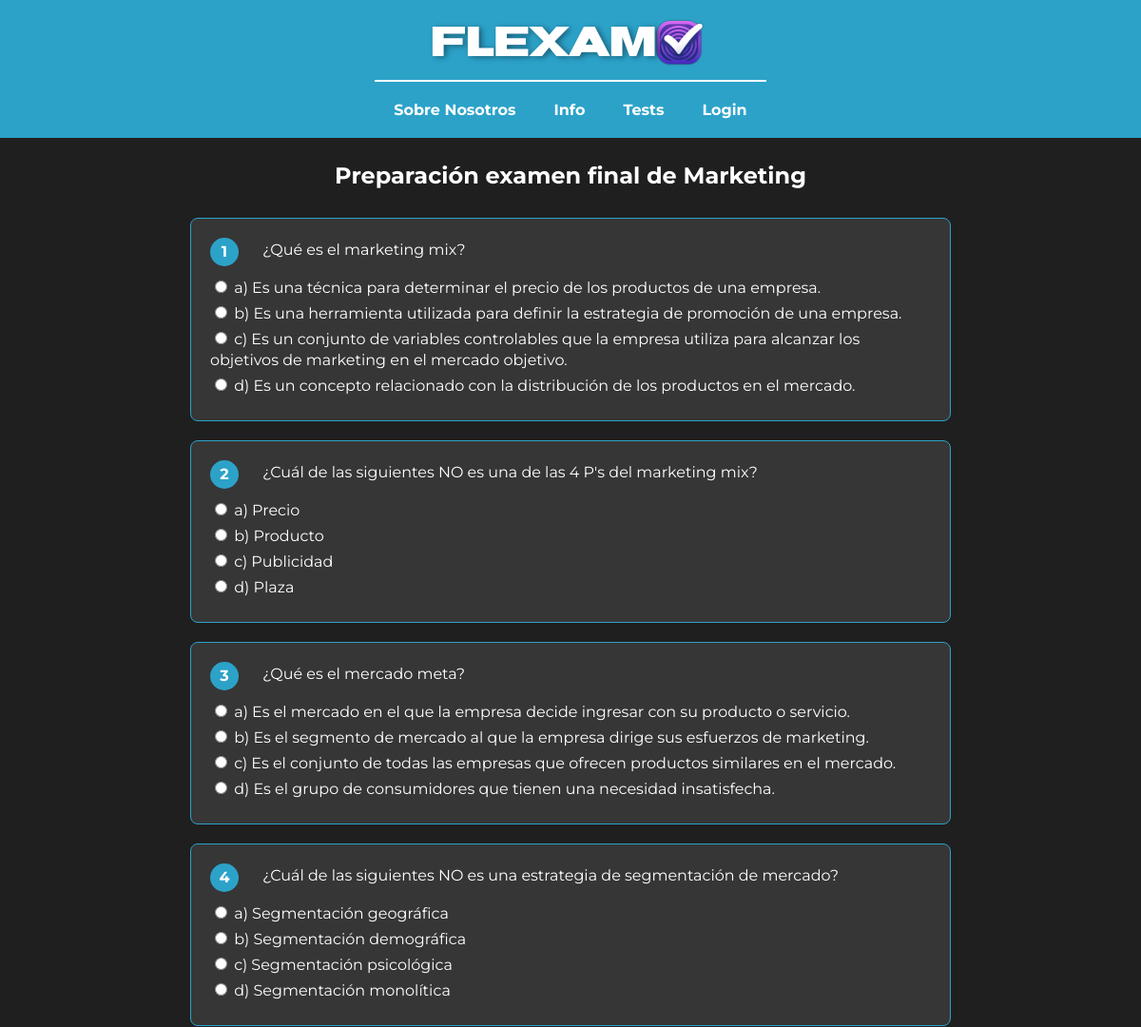
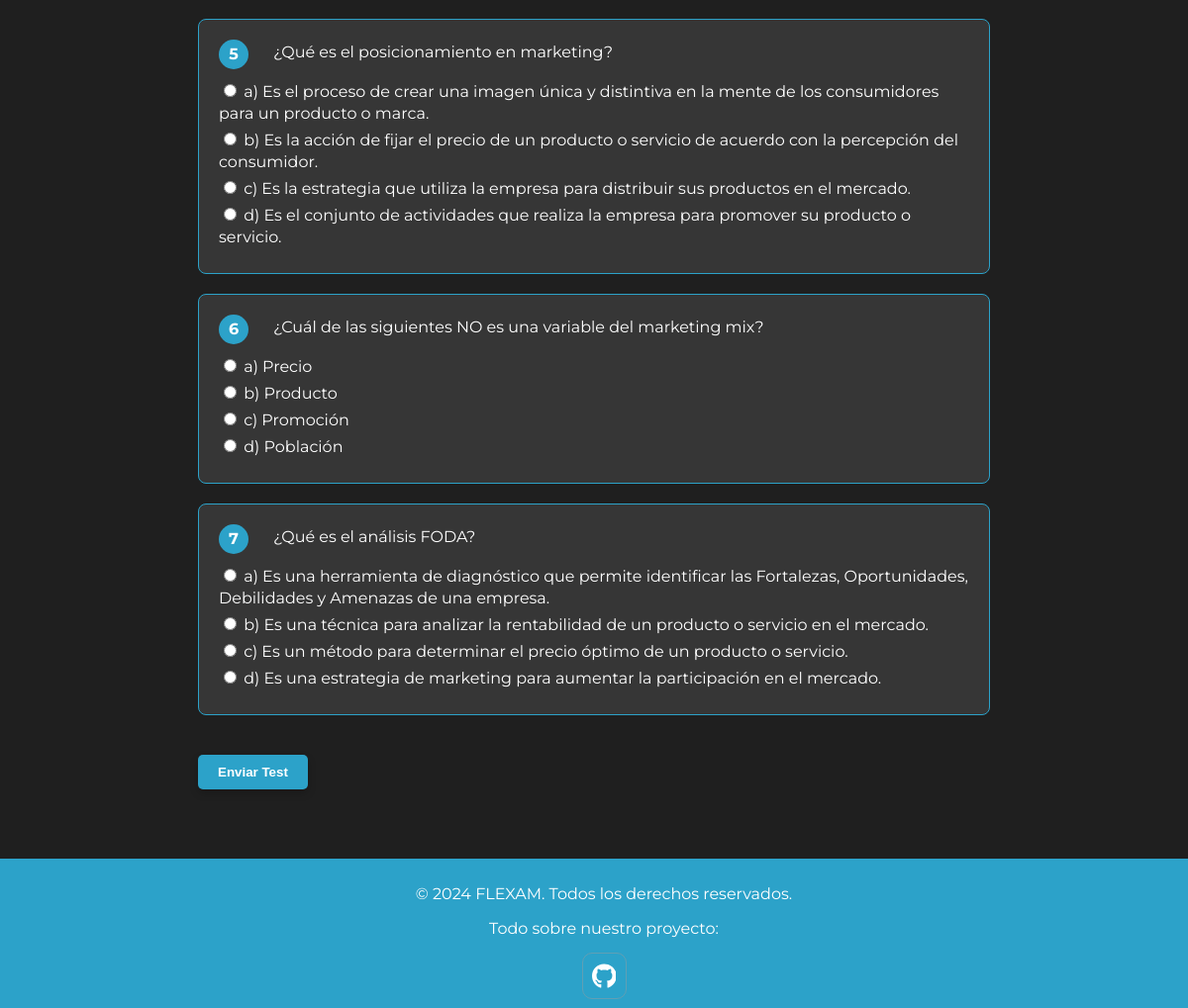
/realize_test.php?id=1, run on the app's committed database (2 pictures, top to bottom).
### tables this page shows
CREATE TABLE `tests` (
  `ID_test` INT AUTO_INCREMENT PRIMARY KEY,
  `titulo` VARCHAR(255) NOT NULL,
  `ID_usuario` INT NOT NULL,
  `num_preguntas` INT NOT NULL,
  `es_publico` BOOLEAN NOT NULL,
  `es_anonimo` BOOLEAN NOT NULL,
  FOREIGN KEY (`ID_usuario`) REFERENCES `usuarios`(`ID_usuario`)
);

CREATE TABLE `preguntas` (
  `ID_pregunta` INT AUTO_INCREMENT PRIMARY KEY,
  `ID_test` INT NOT NULL,
  `pregunta` TEXT NOT NULL,
  FOREIGN KEY (`ID_test`) REFERENCES `tests`(`ID_test`)
);

CREATE TABLE `opciones` (
  `ID_test` INT NOT NULL,
  `ID_pregunta` INT NOT NULL,
  `ID_opcion` INT NOT NULL,
  `opcion` TEXT NOT NULL,
  `correcta` BOOLEAN NOT NULL,
  PRIMARY KEY (`ID_test`, `ID_pregunta`, `ID_opcion`),
  FOREIGN KEY (`ID_test`, `ID_pregunta`) REFERENCES `preguntas`(`ID_test`, `ID_pregunta`)
);

### realize_test.php (the view, shortened to what this page needs)
<!DOCTYPE html>
<html lang="es">
<head>
    <?php
        $db = Aplicacion::getInstance()->getConnection();
        $test_id = isset($_GET['id']) ? intval($_GET['id']) : null;
        $stmtTitulo = $db->prepare("SELECT titulo FROM tests WHERE ID_test = ?");
        $stmtTitulo->bindValue(1, $test_id, PDO::PARAM_INT);
        $stmtTitulo->execute();
        $tituloTest = $stmtTitulo->rowCount() > 0 ? $stmtTitulo->fetch(PDO::FETCH_ASSOC)['titulo'] : "Título no encontrado";
        $stmtPreguntas = $db->prepare("SELECT preguntas.ID_pregunta, preguntas.pregunta FROM preguntas WHERE preguntas.ID_test = ?");
        $stmtPreguntas->bindValue(1, $test_id, PDO::PARAM_INT);
        $stmtPreguntas->execute();
        $preguntas = $stmtPreguntas->fetchAll(PDO::FETCH_ASSOC);
    ?>
</head>
<body>
    <?php include 'includes/comun/header.php'; ?>
    <div class="container">
        <h2><?php echo htmlspecialchars($tituloTest); ?></h2>
        <form action="logic/procesar_test.php" method="post" style="margin-top: 30px;">
            <?php $questionNumber = 1; ?>
            <?php foreach ($preguntas as $row): ?>
                <div class="question-card">
                    <div class="question-header">
                        <div class="question-number"><?php echo $questionNumber++; ?></div>
                        <div class="question-text"><?php echo $row['pregunta']; ?></div>
                    </div>
                    <?php
                        $pregunta_id = $row['ID_pregunta'];
                        $stmtOpciones = $db->prepare("SELECT ID_opcion, opcion FROM opciones WHERE opciones.ID_test = ? AND opciones.ID_pregunta = ?");
                        $stmtOpciones->bindValue(1, $test_id, PDO::PARAM_INT);
                        $stmtOpciones->bindValue(2, $pregunta_id, PDO::PARAM_INT);
                        $stmtOpciones->execute();
                        $opciones = $stmtOpciones->fetchAll(PDO::FETCH_ASSOC);
                    ?>
                    <div class="question-options">
                        <?php foreach ($opciones as $row2): ?>
                            <div class="question-option">
                                <label>
                                    <input type='radio' name='pregunta_<?php echo $pregunta_id; ?>' value='<?php echo $row2['ID_opcion']; ?>' onclick='toggleRadio(this);' waschecked='false'>
                                    <?php echo $row2['opcion']; ?>
                                </label>
                            </div>
                        <?php endforeach; ?>
                    </div>
                </div>
            <?php endforeach; ?>
            <button type="submit" class="submit-button">Enviar Test</button>
        </form>
    </div>
    <?php include 'includes/comun/footer.php'; ?>
</body>
</html>

### includes/comun/header.php (shortened to what this page needs)
<!DOCTYPE html>
<html>
<head>
    <link rel="stylesheet" href="styles/styles.css">
</head>
<body>
    <header>
        <div class="header-container">
            <a href="index.php">
                <img src="resources/imagenes/logo_sombra.png" alt="FLEXAM logo" class="logo">
            </a>
            <div class="separator"></div>
            <nav>
                <ul>
                    <li><a href="aboutus.php">Sobre Nosotros</a></li>
                    <li><a href="info.php">Info</a></li>
                    <li><a href="menu_tests.php">Tests</a></li>
                    <?php
                        if(isset($_SESSION['loggedin'])) {
                            echo '<li><a href="user_menu.php">'. $_SESSION['user'] .'</a></li>';
                            echo '<li><a href="logic/logout.php">Salir</a></li>';
                        } else {
                            echo '<li><a href="login.php">Login</a></li>';
                        }
                    ?>
                </ul>
            </nav>
        </div>
    </header>
</body>
</html>

### includes/comun/footer.php (shortened to what this page needs)
<footer>
    <p>&copy; 2024 FLEXAM. Todos los derechos reservados.</p>
    <p>Todo sobre nuestro proyecto:</p>
    <a href="https://github.com/Alex7pl/PracticasAW" target="_blank" class="Btn">
        <span class="svgContainer">
        </span>
        <span class="BG"></span>
    </a>
</footer>

### styles/styles.css (style rules this page uses)
body { font-family: 'Montserrat', sans-serif; background-color: #1f1f1f; color: #ffffff; margin: 0; padding-top: 120px; flex-direction: column; }
header { background-color: #2ca2c9; display: flex; flex-direction: column; align-items: center; text-align: center; padding-top: 20px; padding-bottom: 20px; position: fixed; top: 0; left: 0; width: 100%; z-index: 1000; }
.logo { max-height: 50px; margin-bottom: 10px; }
.separator { border-bottom: 2px solid white; width: 100%; margin-bottom: 20px; }
header nav ul { padding: 0; list-style-type: none; margin: 0; display: flex; justify-content: center; width: 100%; }
header nav ul li { margin: 0 20px; }
header nav ul li a { color: white; text-decoration: none; font-weight: 700; }
footer { background-color: #2ca2c9; color: white; text-align: center; width: 100%; padding: 10px; left: 0; bottom: 0; }
.Btn { width: 45px; height: 45px; display: inline-flex; align-items: center; justify-content: center; border: none; background-color: transparent; position: relative; border-radius: 7px; cursor: pointer; transition: all .3s; text-decoration: none; }
.svgContainer { width: 100%; height: 100%; display: flex; align-items: center; justify-content: center; background-color: transparent; backdrop-filter: blur(0px); letter-spacing: 0.8px; border-radius: 10px; transition: all .3s; border: 1px solid rgba(156, 156, 156, 0.466); }
.BG { position: absolute; content: ""; width: 100%; height: 100%; background: #181818; z-index: -1; border-radius: 10px; pointer-events: none; transition: all .3s; }
.container { max-width: 800px; margin: auto; min-height: 570px; margin-top: 30px; align-content: center; margin-bottom: 50px; }
.submit-button { margin-top: 20px; margin-bottom: 20px; position: relative; }
.question-header { display: flex; align-items: center; gap: 10px; margin-bottom: 12px; }
.question-card { background-color: rgba(255, 255, 255, 0.1); border: 1px solid #2ca2c9; border-radius: 8px; padding: 20px; margin-bottom: 20px; color: #ffffff; }
.question-number { background-color: #2ca2c9; color: #ffffff; height: 30px; width: 30px; display: flex; justify-content: center; align-items: center; border-radius: 50%; margin-right: 15px; font-weight: bold; }
.question-option label { cursor: pointer; margin-bottom: 5px; display: block; line-height: 22px; }
.question-text { margin-bottom: 4px; }
.submit-button { background-color: #2ca2c9; color: #ffffff; border: none; padding: 10px 20px; border-radius: 5px; cursor: pointer; font-weight: bold; margin-top: 20px; width: auto; display: inline-block; box-shadow: 0px 4px 8px rgba(0, 0, 0, 0.2); transition: background-color 0.3s ease; }
h2 { text-align: center; }

### data on the page
tests: titulo "Preparación examen final de Marketing"
preguntas: pregunta "¿Qué es el marketing mix?"
opciones: opcion "a) Es una técnica para determinar el precio de los productos de una empresa."
opciones: opcion "b) Es una herramienta utilizada para definir la estrategia de promoción de una empresa."
opciones: opcion "c) Es un conjunto de variables controlables que la empresa utiliza para alcanzar los objetivos de marketing en el mercado objetivo."
opciones: opcion "d) Es un concepto relacionado con la distribución de los productos en el mercado."
preguntas: pregunta "¿Cuál de las siguientes NO es una de las 4 P's del marketing mix?"
opciones: opcion "a) Precio"
opciones: opcion "b) Producto"
opciones: opcion "c) Publicidad"
opciones: opcion "d) Plaza"
preguntas: pregunta "¿Qué es el mercado meta?"
opciones: opcion "a) Es el mercado en el que la empresa decide ingresar con su producto o servicio."
opciones: opcion "b) Es el segmento de mercado al que la empresa dirige sus esfuerzos de marketing."
opciones: opcion "c) Es el conjunto de todas las empresas que ofrecen productos similares en el mercado."
opciones: opcion "d) Es el grupo de consumidores que tienen una necesidad insatisfecha."
preguntas: pregunta "¿Cuál de las siguientes NO es una estrategia de segmentación de mercado?"
opciones: opcion "a) Segmentación geográfica"
opciones: opcion "b) Segmentación demográfica"
opciones: opcion "c) Segmentación psicológica"
opciones: opcion "d) Segmentación monolítica"
preguntas: pregunta "¿Qué es el posicionamiento en marketing?"
opciones: opcion "a) Es el proceso de crear una imagen única y distintiva en la mente de los consumidores para un producto o marca."
opciones: opcion "b) Es la acción de fijar el precio de un producto o servicio de acuerdo con la percepción del consumidor."
opciones: opcion "c) Es la estrategia que utiliza la empresa para distribuir sus productos en el mercado."
opciones: opcion "d) Es el conjunto de actividades que realiza la empresa para promover su producto o servicio."
preguntas: pregunta "¿Cuál de las siguientes NO es una variable del marketing mix?"
opciones: opcion "c) Promoción"
opciones: opcion "d) Población"
preguntas: pregunta "¿Qué es el análisis FODA?"
opciones: opcion "a) Es una herramienta de diagnóstico que permite identificar las Fortalezas, Oportunidades, Debilidades y Amenazas de una empresa."
opciones: opcion "b) Es una técnica para analizar la rentabilidad de un producto o servicio en el mercado."
opciones: opcion "c) Es un método para determinar el precio óptimo de un producto o servicio."
opciones: opcion "d) Es una estrategia de marketing para aumentar la participación en el mercado."
